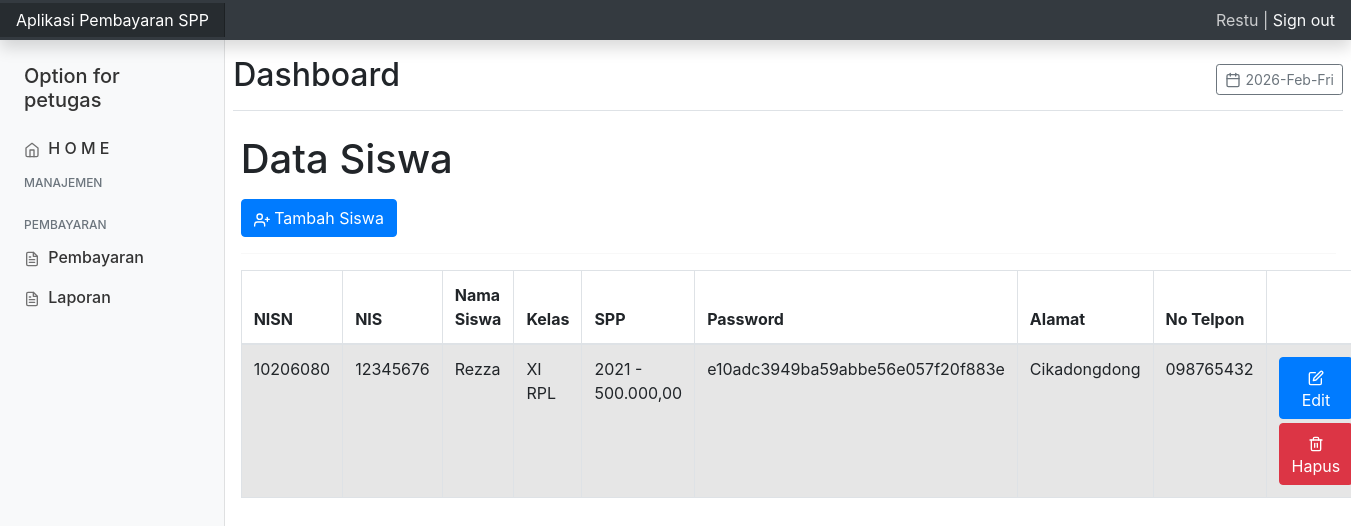
The app's page /petugas/?url=td_siswa (signed in) with its own data.
### tables this page shows
CREATE TABLE `siswa` (
  `nisn` char(10) NOT NULL,
  `nis` char(8) NOT NULL,
  `nama` varchar(35) NOT NULL,
  `id_kelas` int(11) NOT NULL,
  `id_spp` int(11) NOT NULL,
  `password` varchar(255) NOT NULL,
  `alamat` text NOT NULL,
  `no_telp` varchar(13) NOT NULL
);

CREATE TABLE `kelas` (
  `id_kelas` int(11) NOT NULL,
  `nama_kelas` varchar(10) NOT NULL,
  `kompetensi_keahlian` varchar(50) NOT NULL
);

CREATE TABLE `spp` (
  `id_spp` int(11) NOT NULL,
  `tahun` int(11) NOT NULL,
  `nominal` int(11) NOT NULL
);

### petugas/functions_query.php (called while the page is built)
<?php
function query($query)
{
    include '../koneksi.php';
    $result = mysqli_query($koneksi,$query);
    $rows = [];
    while ( $row = mysqli_fetch_array($result)) {
        $rows[] = $row ;
    }
    return $rows;
}
?>

### petugas/td_siswa.php (the view, shortened to what this page needs)
<h1>Data Siswa</h1>
<a href="?url=tambah_siswa" class="btn btn-primary mt-2"><span data-feather="user-plus"></span> Tambah Siswa</a>
<hr>
<table id="table" class="table table-striped table-bordered">
    <thead>
        <tr class="fw-bold">
            <th>NISN</th>
            <th>NIS</th>
            <th>Nama Siswa</th>
            <th>Kelas</th>
            <th>SPP</th>
            <th>Password</th>
            <th>Alamat</th>
            <th>No Telpon</th>
            <th></th>
        </tr>
    </thead>
    <tbody>
        <?php
        require 'functions_query.php';
        $siswa = query("SELECT * FROM siswa,kelas,spp WHERE siswa.id_kelas = kelas.id_kelas AND siswa.id_spp = spp.id_spp ORDER BY nisn ASC");
        foreach ($siswa as $data) :
        ?>
            <tr>
                <td><?php echo $data['nisn']; ?></td>
                <td><?php echo $data['nis']; ?></td>
                <td><?php echo $data['nama']; ?></td>
                <td><?php echo $data['nama_kelas']; ?></td>
                <td><?php echo $data['tahun']; ?> - <?= number_format($data['nominal'], 2, ',', '.'); ?></td>
                <td><?php echo $data['password']; ?></td>
                <td><?php echo $data['alamat']; ?></td>
                <td><?php echo $data['no_telp']; ?></td>
                <td>
                    <a href="?url=edit_siswa&nisn=<?php echo $data['nisn']; ?>" class="btn btn-primary mb-1"><span data-feather="edit"></span> Edit</a>
                    <a href="?url=hapus_siswa&nisn=<?php echo $data['nisn']; ?>" class="btn btn-danger" onClick="return confirm('Anda yakin akan menghapus data ini?')"><span data-feather="trash-2"></span> Hapus</a>
                </td>
            </tr>
        <?php
        endforeach;
        ?>
    </tbody>
</table>

### style/css/dashboard.css (style rules this page uses)
body { font-size: .875rem; }
.feather { width: 16px; height: 16px; }

### records on screen
siswa: nisn "10206080", nis "12345676", nama "Rezza", id_kelas.nama_kelas "XI RPL", id_spp.tahun "2021", id_spp.nominal "500.000,00", password "e10adc3949ba59abbe56e057f20f883e", alamat "Cikadongdong", no_telp "098765432"

### other values on screen
$_SESSION['nama_petugas'] "Restu"
$_SESSION['level'] "petugas"
